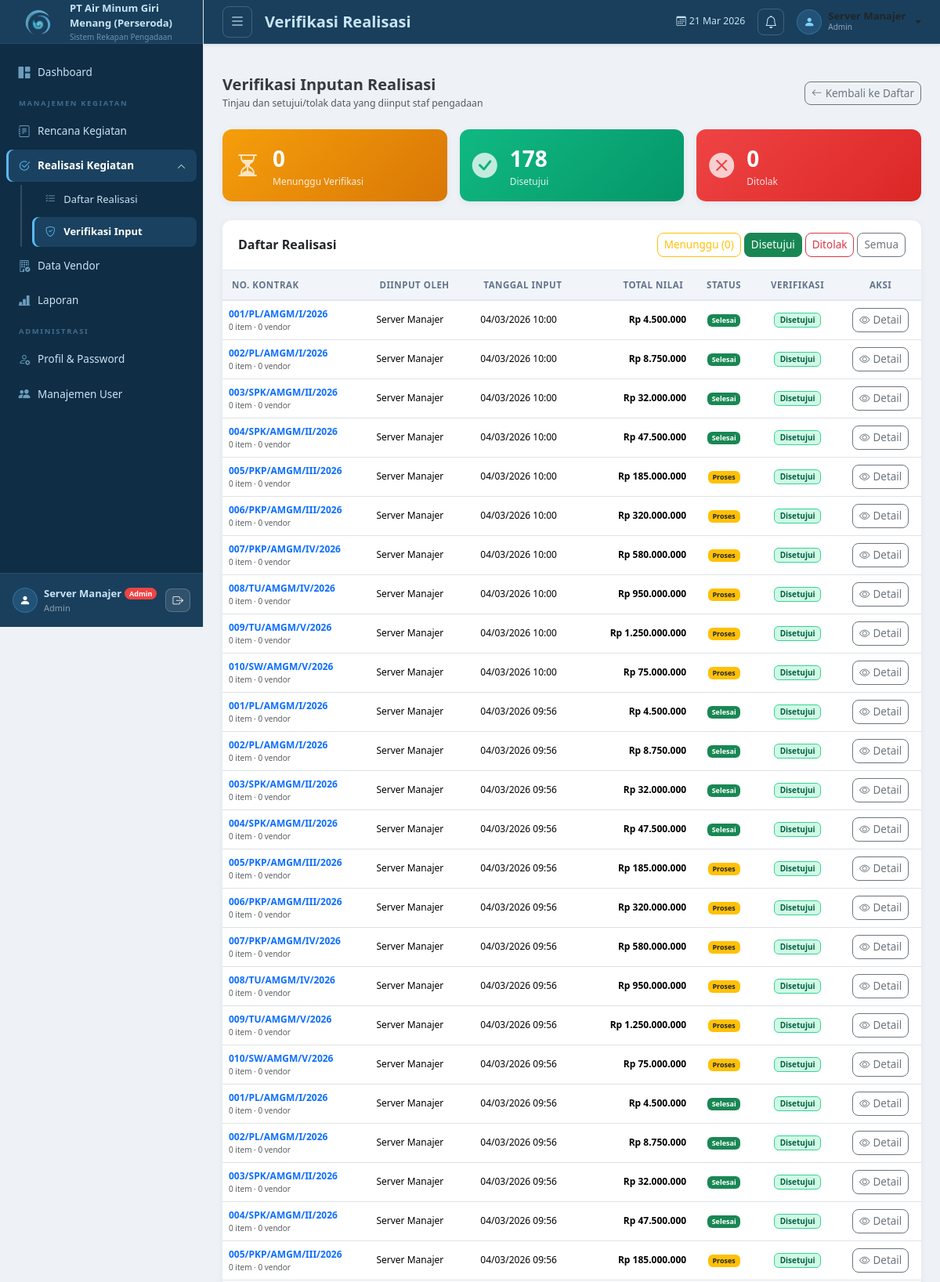
Page /modules/realisasi/verifikasi.php?filter=disetujui (signed in, upper part) on the committed database.
### tables this page shows
CREATE TABLE `realisasi_kegiatan` (
  `id` int(11) NOT NULL,
  `nomor_kontrak` varchar(100) DEFAULT NULL,
  `tanggal_mulai` date NOT NULL,
  `tanggal_selesai` date DEFAULT NULL,
  `status` enum('proses','selesai','batal') DEFAULT 'proses',
  `status_verifikasi` enum('menunggu','disetujui','ditolak') NOT NULL DEFAULT 'menunggu',
  `catatan_verifikasi` text DEFAULT NULL,
  `diverifikasi_oleh` int(11) DEFAULT NULL,
  `tgl_verifikasi` datetime DEFAULT NULL,
  `total_nilai` decimal(20,2) DEFAULT 0.00,
  `metode_pengadaan` enum('pembelian_langsung','tender_terbatas_spk','tender_terbatas_pkp','tender_umum','e_purchasing','swakelola') NOT NULL,
  `catatan` text DEFAULT NULL,
  `created_by` int(11) DEFAULT NULL,
  `created_at` timestamp NOT NULL DEFAULT current_timestamp(),
  `updated_at` timestamp NOT NULL DEFAULT current_timestamp() ON UPDATE current_timestamp()
);

CREATE TABLE `users` (
  `id` int(11) NOT NULL,
  `username` varchar(50) NOT NULL,
  `password` varchar(255) NOT NULL,
  `nama_lengkap` varchar(100) NOT NULL,
  `role` enum('admin','manajer_pengadaan','staf_pengadaan') NOT NULL DEFAULT 'staf_pengadaan',
  `created_at` timestamp NOT NULL DEFAULT current_timestamp()
);

### includes/functions.php (called while the page is built, shortened)
<?php
function formatRupiah($angka, $prefix = 'Rp ') {
    return $prefix . number_format((float)$angka, 0, ',', '.');
}
function sanitize($input) {
    return htmlspecialchars(strip_tags(trim($input)), ENT_QUOTES, 'UTF-8');
}

### modules/realisasi/verifikasi.php (the view, shortened to what this page needs)
<?php
require_once __DIR__ . '/../../includes/functions.php';
$db   = getDB();
$filter = $_GET['filter'] ?? 'menunggu';
$filterSQL = in_array($filter, ['menunggu','disetujui','ditolak','semua'])
    ? ($filter === 'semua' ? '' : "WHERE r.status_verifikasi = '$filter'")
    : "WHERE r.status_verifikasi = 'menunggu'";
$qList = $db->query("
    SELECT r.*, u.nama_lengkap,
        (SELECT COUNT(*) FROM realisasi_detail WHERE realisasi_id=r.id) as jml_item,
        (SELECT COUNT(*) FROM realisasi_vendor  WHERE realisasi_id=r.id) as jml_vendor
    FROM realisasi_kegiatan r
    LEFT JOIN users u ON u.id = r.created_by
    $filterSQL
    ORDER BY r.created_at DESC
    LIMIT 100
");
$listRows = [];
while ($lr = $qList->fetch_assoc()) $listRows[] = $lr;
$cntQ = $db->query("SELECT status_verifikasi, COUNT(*) as c FROM realisasi_kegiatan GROUP BY status_verifikasi");
$cnt = ['menunggu'=>0,'disetujui'=>0,'ditolak'=>0];
while ($c = $cntQ->fetch_assoc()) $cnt[$c['status_verifikasi']] = (int)$c['c'];
include __DIR__ . '/../../includes/header.php';
?>
<div class="d-flex justify-content-between align-items-center mb-4 flex-wrap gap-2">
    <div>
        <h5 class="fw-bold mb-0">Verifikasi Inputan Realisasi</h5>
        <small class="text-muted">Tinjau dan setujui/tolak data yang diinput staf pengadaan</small>
    </div>
    <a href="index.php" class="btn btn-sm btn-outline-secondary">
        <i class="bi bi-arrow-left me-1"></i>Kembali ke Daftar
    </a>
</div>
<div class="row g-3 mb-4">
    <div class="col-sm-4">
        <div class="card border-0 text-white h-100" style="background:linear-gradient(135deg,#f59e0b,#d97706);">
            <div class="card-body d-flex align-items-center gap-3">
                <i class="bi bi-hourglass-split fs-2 opacity-75"></i>
                <div>
                    <div class="fs-3 fw-bold"><?= $cnt['menunggu'] ?></div>
                    <div style="font-size:12px;opacity:.85;">Menunggu Verifikasi</div>
                </div>
            </div>
        </div>
    </div>
    <div class="col-sm-4">
        <div class="card border-0 text-white h-100" style="background:linear-gradient(135deg,#10b981,#059669);">
            <div class="card-body d-flex align-items-center gap-3">
                <i class="bi bi-check-circle-fill fs-2 opacity-75"></i>
                <div>
                    <div class="fs-3 fw-bold"><?= $cnt['disetujui'] ?></div>
                    <div style="font-size:12px;opacity:.85;">Disetujui</div>
                </div>
            </div>
        </div>
    </div>
    <div class="col-sm-4">
        <div class="card border-0 text-white h-100" style="background:linear-gradient(135deg,#ef4444,#dc2626);">
            <div class="card-body d-flex align-items-center gap-3">
                <i class="bi bi-x-circle-fill fs-2 opacity-75"></i>
                <div>
                    <div class="fs-3 fw-bold"><?= $cnt['ditolak'] ?></div>
                    <div style="font-size:12px;opacity:.85;">Ditolak</div>
                </div>
            </div>
        </div>
    </div>
</div>
<div class="card">
    <div class="card-header d-flex justify-content-between align-items-center">
        <h6 class="fw-bold mb-0">Daftar Realisasi</h6>
        <div class="d-flex gap-1">
            <?php foreach ([
                'menunggu'  => ['warning','Menunggu ('.($cnt['menunggu']).')'],
                'disetujui' => ['success','Disetujui'],
                'ditolak'   => ['danger','Ditolak'],
                'semua'     => ['secondary','Semua'],
            ] as $f => $info): ?>
            <a href="?filter=<?= $f ?>"
               class="btn btn-sm <?= $filter===$f ? 'btn-'.$info[0] : 'btn-outline-'.$info[0] ?>">
                <?= $info[1] ?>
            </a>
            <?php endforeach; ?>
        </div>
    </div>
    <div class="card-body p-0">
        <div class="table-responsive">
            <table class="table table-hover mb-0 align-middle" style="font-size:12px;">
                <thead class="table-light">
                    <tr>
                        <th>No. Kontrak</th>
                        <th>Diinput oleh</th>
                        <th>Tanggal Input</th>
                        <th class="text-end">Total Nilai</th>
                        <th class="text-center">Status</th>
                        <th class="text-center">Verifikasi</th>
                        <th class="text-center">Aksi</th>
                    </tr>
                </thead>
                <tbody>
                <?php if (empty($listRows)): ?>
                    <tr><td colspan="7" class="text-center py-3 text-muted">Tidak ada data</td></tr>
                <?php else: foreach ($listRows as $lr):
                    $vs = $lr['status_verifikasi'] ?? 'menunggu';
                    $bgRow = $vs === 'menunggu' ? 'background:#fffbeb;' : ($vs === 'ditolak' ? 'background:#fff1f2;' : '');
                ?>
                    <tr style="<?= $bgRow ?>">
                        <td>
                            <a href="?id=<?= $lr['id'] ?>&filter=<?= $filter ?>"
                               class="text-decoration-none fw-semibold">
                                <?= sanitize($lr['nomor_kontrak'] ?: 'ID #'.$lr['id']) ?>
                            </a>
                            <div class="text-muted" style="font-size:10px;">
                                <?= $lr['jml_item'] ?> item · <?= $lr['jml_vendor'] ?> vendor
                            </div>
                        </td>
                        <td><?= sanitize($lr['nama_lengkap'] ?? '-') ?></td>
                        <td><?= date('d/m/Y H:i', strtotime($lr['created_at'])) ?></td>
                        <td class="text-end fw-semibold"><?= formatRupiah($lr['total_nilai']) ?></td>
                        <td class="text-center">
                            <span class="badge bg-<?= ['proses'=>'warning text-dark','selesai'=>'success','batal'=>'danger'][$lr['status']]??'secondary' ?>">
                                <?= ucfirst($lr['status']) ?>
                            </span>
                        </td>
                        <td class="text-center">
                            <span class="badge" style="
                                font-size:10px;
                                <?= $vs==='menunggu' ? 'background:#fef3c7;color:#92400e;border:1px solid #fbbf24;'
                                  : ($vs==='disetujui' ? 'background:#d1fae5;color:#065f46;border:1px solid #34d399;'
                                  : 'background:#fee2e2;color:#991b1b;border:1px solid #f87171;') ?>
                            ">
                                <?= ucfirst($vs) ?>
                            </span>
                        </td>
                        <td class="text-center">
                            <a href="?id=<?= $lr['id'] ?>&filter=<?= $filter ?>"
                               class="btn btn-sm <?= $vs==='menunggu' ? 'btn-warning' : 'btn-outline-secondary' ?>">
                                <?= $vs==='menunggu' ? '<i class="bi bi-shield-check me-1"></i>Verifikasi' : '<i class="bi bi-eye me-1"></i>Detail' ?>
                            </a>
                        </td>
                    </tr>
                <?php endforeach; endif; ?>
                </tbody>
            </table>
        </div>
    </div>
</div>
<?php include __DIR__ . '/../../includes/footer.php'; ?>

### assets/css/style.css (style rules this page uses)
:root { --sidebar-width: 260px; --navbar-height: 56px; --primary: #1e6091; --primary-dark: #154360; --accent: #2ec4b6; --sidebar-bg: #0F2D45; --sidebar-brand-bg: #193F5C; --sidebar-border: rgba(255,255,255,0.07); --sidebar-text: #C9E3F5; --sidebar-icon: rgba(150,205,240,0.70); --sidebar-label: rgba(130,185,225,0.45); --sidebar-hover-bg: rgba(255,255,255,0.06); --sidebar-active-bg: rgba(91,184,245,0.15); --sidebar-active-text: #ffffff; --sidebar-active-line: #5BB8F5; --bg-page: #EEF2F7; --border-color: #e4e9ef; }
body { background-color: var(--bg-page); font-family: 'Segoe UI', system-ui, -apple-system, sans-serif; font-size: 14px; color: #343a40; min-height: 100vh; }
.card { border: none; border-radius: 12px; box-shadow: 0 2px 10px rgba(0,0,0,0.06); background: #ffffff; }
.card-header { background: transparent; border-bottom: 1px solid var(--border-color); padding: 1rem 1.25rem; font-weight: 600; border-radius: 12px 12px 0 0 !important; }
.btn { border-radius: 8px; font-size: 13.5px; font-weight: 500; }
.table { font-size: 13.5px; }
.table thead th { background-color: #f1f5f9; font-weight: 600; font-size: 11.5px; text-transform: uppercase; letter-spacing: 0.5px; color: #64748b; border-bottom: 2px solid #e2e8f0; white-space: nowrap; padding: 10px 12px; }

### rows in the picture
realisasi_kegiatan: id "178", nomor_kontrak "010/SW/AMGM/V/2026", jml_item "0", jml_vendor "0", created_by.nama_lengkap "Server Manajer", created_at "04/03/2026 09:56", total_nilai "Rp 75.000.000", status "Proses", status_verifikasi "Disetujui", shows "Detail"
realisasi_kegiatan: nomor_kontrak "001/PL/AMGM/I/2026", jml_item "0", jml_vendor "0", created_by.nama_lengkap "Server Manajer", created_at "04/03/2026 10:00", total_nilai "Rp 4.500.000", status "Selesai", status_verifikasi "Disetujui", shows "Detail"
realisasi_kegiatan: nomor_kontrak "002/PL/AMGM/I/2026", jml_item "0", jml_vendor "0", created_by.nama_lengkap "Server Manajer", created_at "04/03/2026 10:00", total_nilai "Rp 8.750.000", status "Selesai", status_verifikasi "Disetujui", shows "Detail"
realisasi_kegiatan: nomor_kontrak "003/SPK/AMGM/II/2026", jml_item "0", jml_vendor "0", created_by.nama_lengkap "Server Manajer", created_at "04/03/2026 10:00", total_nilai "Rp 32.000.000", status "Selesai", status_verifikasi "Disetujui", shows "Detail"
realisasi_kegiatan: nomor_kontrak "004/SPK/AMGM/II/2026", jml_item "0", jml_vendor "0", created_by.nama_lengkap "Server Manajer", created_at "04/03/2026 10:00", total_nilai "Rp 47.500.000", status "Selesai", status_verifikasi "Disetujui", shows "Detail"
realisasi_kegiatan: nomor_kontrak "005/PKP/AMGM/III/2026", jml_item "0", jml_vendor "0", created_by.nama_lengkap "Server Manajer", created_at "04/03/2026 10:00", total_nilai "Rp 185.000.000", status "Proses", status_verifikasi "Disetujui", shows "Detail"
realisasi_kegiatan: nomor_kontrak "006/PKP/AMGM/III/2026", jml_item "0", jml_vendor "0", created_by.nama_lengkap "Server Manajer", created_at "04/03/2026 10:00", total_nilai "Rp 320.000.000", status "Proses", status_verifikasi "Disetujui", shows "Detail"
realisasi_kegiatan: nomor_kontrak "007/PKP/AMGM/IV/2026", jml_item "0", jml_vendor "0", created_by.nama_lengkap "Server Manajer", created_at "04/03/2026 10:00", total_nilai "Rp 580.000.000", status "Proses", status_verifikasi "Disetujui", shows "Detail"
realisasi_kegiatan: nomor_kontrak "008/TU/AMGM/IV/2026", jml_item "0", jml_vendor "0", created_by.nama_lengkap "Server Manajer", created_at "04/03/2026 10:00", total_nilai "Rp 950.000.000", status "Proses", status_verifikasi "Disetujui", shows "Detail"
realisasi_kegiatan: nomor_kontrak "009/TU/AMGM/V/2026", jml_item "0", jml_vendor "0", created_by.nama_lengkap "Server Manajer", created_at "04/03/2026 10:00", total_nilai "Rp 1.250.000.000", status "Proses", status_verifikasi "Disetujui", shows "Detail"
realisasi_kegiatan: nomor_kontrak "010/SW/AMGM/V/2026", jml_item "0", jml_vendor "0", created_by.nama_lengkap "Server Manajer", created_at "04/03/2026 10:00", total_nilai "Rp 75.000.000", status "Proses", status_verifikasi "Disetujui", shows "Detail"
realisasi_kegiatan: nomor_kontrak "001/PL/AMGM/I/2026", jml_item "0", jml_vendor "0", created_by.nama_lengkap "Server Manajer", created_at "04/03/2026 09:56", total_nilai "Rp 4.500.000", status "Selesai", status_verifikasi "Disetujui", shows "Detail"
realisasi_kegiatan: nomor_kontrak "002/PL/AMGM/I/2026", jml_item "0", jml_vendor "0", created_by.nama_lengkap "Server Manajer", created_at "04/03/2026 09:56", total_nilai "Rp 8.750.000", status "Selesai", status_verifikasi "Disetujui", shows "Detail"
realisasi_kegiatan: nomor_kontrak "003/SPK/AMGM/II/2026", jml_item "0", jml_vendor "0", created_by.nama_lengkap "Server Manajer", created_at "04/03/2026 09:56", total_nilai "Rp 32.000.000", status "Selesai", status_verifikasi "Disetujui", shows "Detail"
realisasi_kegiatan: nomor_kontrak "004/SPK/AMGM/II/2026", jml_item "0", jml_vendor "0", created_by.nama_lengkap "Server Manajer", created_at "04/03/2026 09:56", total_nilai "Rp 47.500.000", status "Selesai", status_verifikasi "Disetujui", shows "Detail"
realisasi_kegiatan: nomor_kontrak "005/PKP/AMGM/III/2026", jml_item "0", jml_vendor "0", created_by.nama_lengkap "Server Manajer", created_at "04/03/2026 09:56", total_nilai "Rp 185.000.000", status "Proses", status_verifikasi "Disetujui", shows "Detail"
realisasi_kegiatan: nomor_kontrak "006/PKP/AMGM/III/2026", jml_item "0", jml_vendor "0", created_by.nama_lengkap "Server Manajer", created_at "04/03/2026 09:56", total_nilai "Rp 320.000.000", status "Proses", status_verifikasi "Disetujui", shows "Detail"
realisasi_kegiatan: nomor_kontrak "007/PKP/AMGM/IV/2026", jml_item "0", jml_vendor "0", created_by.nama_lengkap "Server Manajer", created_at "04/03/2026 09:56", total_nilai "Rp 580.000.000", status "Proses", status_verifikasi "Disetujui", shows "Detail"
realisasi_kegiatan: nomor_kontrak "008/TU/AMGM/IV/2026", jml_item "0", jml_vendor "0", created_by.nama_lengkap "Server Manajer", created_at "04/03/2026 09:56", total_nilai "Rp 950.000.000", status "Proses", status_verifikasi "Disetujui", shows "Detail"
realisasi_kegiatan: nomor_kontrak "009/TU/AMGM/V/2026", jml_item "0", jml_vendor "0", created_by.nama_lengkap "Server Manajer", created_at "04/03/2026 09:56", total_nilai "Rp 1.250.000.000", status "Proses", status_verifikasi "Disetujui", shows "Detail"
realisasi_kegiatan: nomor_kontrak "001/PL/AMGM/I/2026", jml_item "0", jml_vendor "0", created_by.nama_lengkap "Server Manajer", created_at "04/03/2026 09:56", total_nilai "Rp 4.500.000", status "Selesai", status_verifikasi "Disetujui", shows "Detail"
realisasi_kegiatan: nomor_kontrak "002/PL/AMGM/I/2026", jml_item "0", jml_vendor "0", created_by.nama_lengkap "Server Manajer", created_at "04/03/2026 09:56", total_nilai "Rp 8.750.000", status "Selesai", status_verifikasi "Disetujui", shows "Detail"
realisasi_kegiatan: nomor_kontrak "003/SPK/AMGM/II/2026", jml_item "0", jml_vendor "0", created_by.nama_lengkap "Server Manajer", created_at "04/03/2026 09:56", total_nilai "Rp 32.000.000", status "Selesai", status_verifikasi "Disetujui", shows "Detail"
realisasi_kegiatan: nomor_kontrak "004/SPK/AMGM/II/2026", jml_item "0", jml_vendor "0", created_by.nama_lengkap "Server Manajer", created_at "04/03/2026 09:56", total_nilai "Rp 47.500.000", status "Selesai", status_verifikasi "Disetujui", shows "Detail"
realisasi_kegiatan: nomor_kontrak "005/PKP/AMGM/III/2026", jml_item "0", jml_vendor "0", created_by.nama_lengkap "Server Manajer", created_at "04/03/2026 09:56", total_nilai "Rp 185.000.000", status "Proses", status_verifikasi "Disetujui", shows "Detail"

### other values in the picture
$_SESSION['user_nama'] "Server Manajer"
$roleLabel[0] "Admin"
str_replace('_', ' ', $role) "Admin"
$pageTitle "Verifikasi Realisasi"
$roleInfo[0] "Admin"
$cnt['menunggu'] "0"
$cnt['ditolak'] "0"
$info[1] "Menunggu (0)"
$info[1] "Disetujui"
$info[1] "Ditolak"
$info[1] "Semua"
